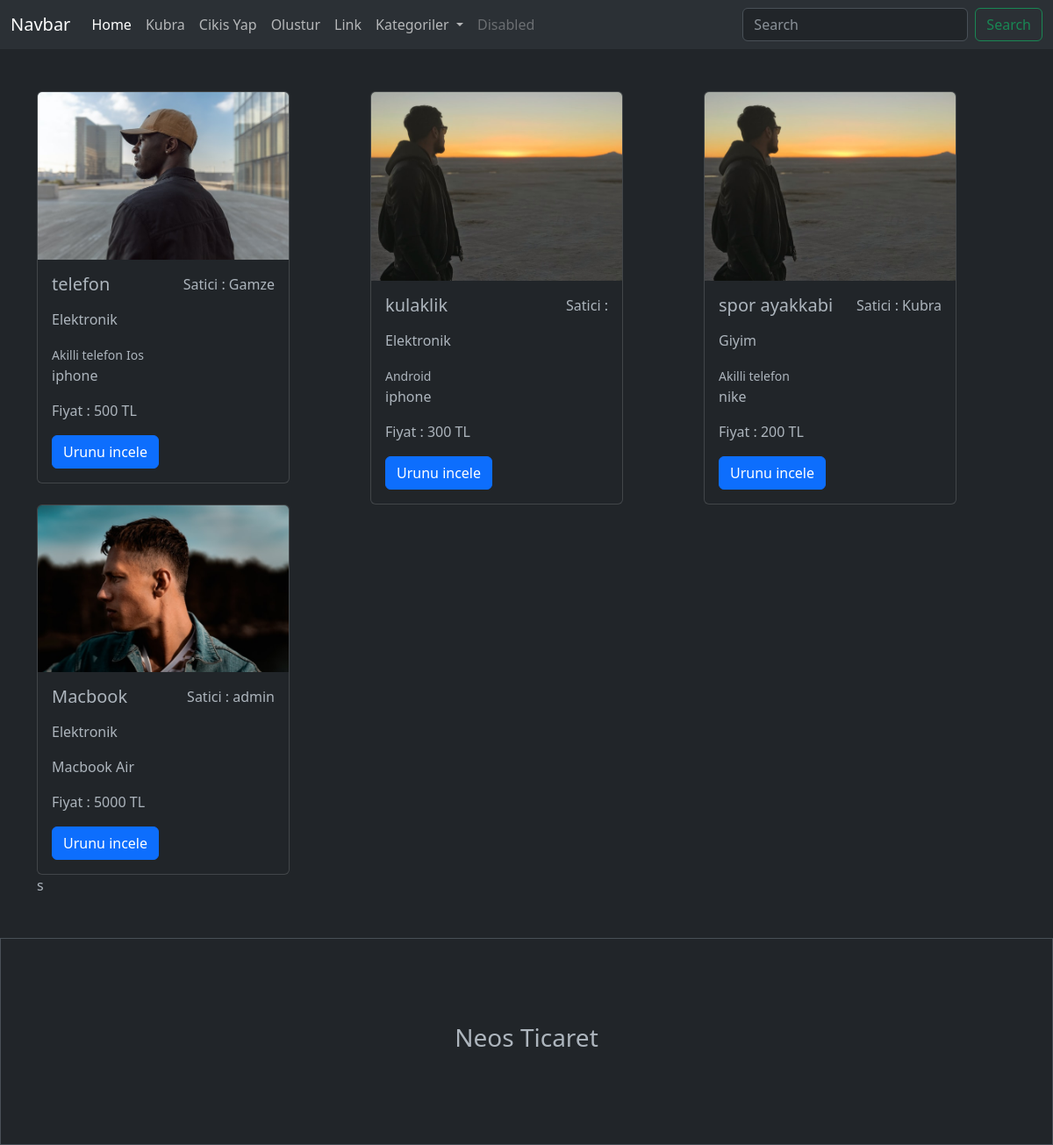
Screenshot of / (signed in) with the database file from the repository.
### urunler/models.py (models this page shows, shortened)
class Urun(models.Model):
    satici = models.ForeignKey(User , on_delete=models.CASCADE , null=True)
    kategori = models.ForeignKey(Kategori , on_delete=models.SET_NULL , null=True)
    altkategori = models.ManyToManyField(AltKategori)
    seriNo = models.OneToOneField(Tek , on_delete = models.CASCADE , null=True , blank=True)
    isim = models.CharField(max_length=100)
    aciklama = models.TextField(max_length=1000)
    fiyat = models.IntegerField()
    resim = models.FileField(upload_to='urunler/', null=True)

class Kategori(models.Model):
    isim = models.CharField(max_length=100)

class AltKategori(models.Model):
    isim = models.CharField(max_length=100)

### urunler/views.py (the view, shortened to what this page needs)
# urls.py: path('' , index , name='index'),
def index(request):
    urunler = Urun.objects.all()
    kategoriler = Kategori.objects.all()
    search = ''
    context = {
        'product':urunler,
        'search': search,
        'kategoriler':kategoriler
    }
    return render(request , 'index.html' , context)

### urunler/templates/index.html (shortened to what this page needs)
<!DOCTYPE html>
<html lang="en">
<head>
    <link href="https://cdn.jsdelivr.net/npm/bootstrap@5.3.0-alpha1/dist/css/bootstrap.min.css" rel="stylesheet">
</head>
<body data-bs-theme="dark">
    {% include "includes/_navbar.html" %}
      {% block content %}
      <div class="container mt-5">
        <div class="row">
            {% for urun in product  %}
            <div class="col-4">
                <div class="card" style="width: 18rem;">
                    <img src="{{urun.resim.url}}" class="card-img-top" alt="...">
                    <div class="card-body">
                      <div class="d-flex justify-content-between">
                        <h5 class="card-title">{{urun.isim}}</h5>
                        <p> Satici : {{urun.satici.username}}</p>
                      </div>
                      <p>{{urun.kategori.isim}}</p>
                      {% for alt in urun.altkategori.all  %}
                          <small>{{alt.isim}}</small>
                      {% endfor %}
                      <p class="card-text">{{urun.aciklama}}</p>
                      <p>Fiyat : {{urun.fiyat}} TL</p>
                      <a href="{% url 'urun' urun.id %}" class="btn btn-primary">Urunu incele</a>
                    </div>
                  </div>
            </div>
            {% endfor %}
            </div>s
            </div>
      {% endblock content %}
     {% include "includes/_footer.html" %}
</body>
</html>

### urunler/templates/includes/_navbar.html (shortened to what this page needs)
<nav class="navbar navbar-expand-lg bg-body-tertiary">
    <div class="container-fluid">
      <a class="navbar-brand" href="#">Navbar</a>
      <div class="collapse navbar-collapse" id="navbarSupportedContent">
        <ul class="navbar-nav me-auto mb-2 mb-lg-0">
          <li class="nav-item">
            <a class="nav-link active" aria-current="page" href="#">Home</a>
          </li>
          {% if user.is_authenticated %}
            <li class="nav-item">
              <a class="nav-link text-capitalize" href="#">{{request.user}}</a>
            </li>
            <li class="nav-item">
              <a class="nav-link" href="/cikis/">Cikis  Yap</a>
            </li>
            <li class="nav-item">
              <a class="nav-link" href="/olustur/">Olustur</a>
            </li>
          {% endif %}
          <li class="nav-item">
            <a class="nav-link" href="#">Link</a>
          </li>
          <li class="nav-item dropdown">
            <a class="nav-link dropdown-toggle" href="#" role="button" data-bs-toggle="dropdown" aria-expanded="false">
              Kategoriler
            </a>
          </li>
          <li class="nav-item">
            <a class="nav-link disabled">Disabled</a>
          </li>
        </ul>
        <form class="d-flex" role="search" method="GET"  action="/">
          <input class="form-control me-2" type="search" placeholder="Search" aria-label="Search" name="search" value="{{search}}">
          <button class="btn btn-outline-success" type="submit">Search</button>
        </form>
      </div>
    </div>
  </nav>

### rows the page displays
Urun: resim (picture), isim "telefon", satici.username "Gamze", kategori.isim "Elektronik", aciklama "iphone", fiyat "500"
AltKategori: isim "Akilli telefon"
AltKategori: isim "Ios"
Urun: resim (picture), isim "kulaklik", kategori.isim "Elektronik", aciklama "iphone", fiyat "300"
AltKategori: isim "Android"
Urun: resim (picture), isim "spor ayakkabi", satici.username "Kubra", kategori.isim "Giyim", aciklama "nike", fiyat "200"
Urun: resim (picture), isim "Macbook", satici.username "admin", kategori.isim "Elektronik", aciklama "Macbook Air", fiyat "5000"

### other values shown
{{ request.user }} "Kubra"
